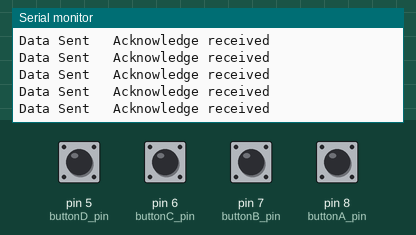
A sketch run on a simulated Arduino Uno, built with avr-gcc and run on an emulated ATmega328P. Parts: the last lines printed to the serial monitor. The inputs (shaded band) are chosen by the test bench; at power-on: pin 5 (buttonD_pin), pin 6 (buttonC_pin), pin 7 (buttonB_pin), pin 8 (buttonA_pin) LOW. No radio packets arrive unless stated.

Above: at 1.2 s.
1.3 s: pin 5 (buttonD_pin) pulled HIGH for 0.15 s
At 1.52 s:
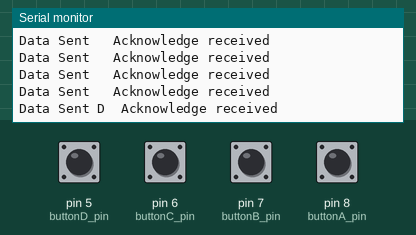
2.9 s: pin 6 (buttonC_pin) pulled HIGH for 0.15 s
At 3.22 s:
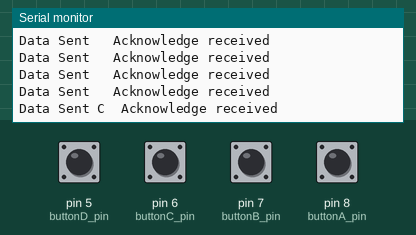
6.0 s: pin 7 (buttonB_pin) pulled HIGH for 0.15 s
At 6.29 s:
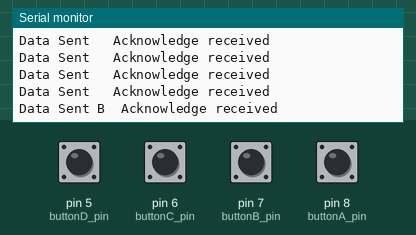
9.1 s: pin 8 (buttonA_pin) pulled HIGH for 0.15 s
At 9.36 s:
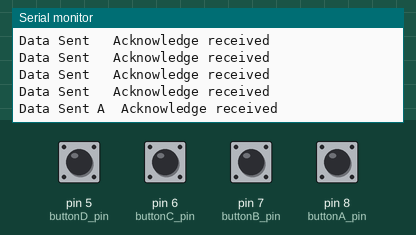
10.7 s: pin 5 (buttonD_pin) driven HIGH and pin 6 (buttonC_pin) driven HIGH
At 11.06 s:
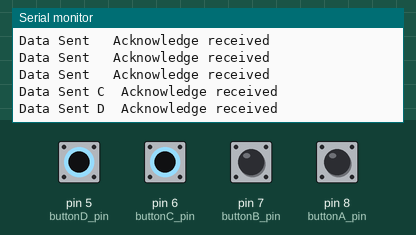

The sketch:

Transmitter_nRF24_v2.ino
```cpp
/*
 * **************SIMPLE TX- MASTER OR TRANSMITTER************

  CE pin is always an input with respect to the 24L01. It is used to control data transmission.
     and reception when in TX and RX modes, respectively.
  CSN stands for chip select not. This is the enable pin for the SPI bus, and it is active low

   nRF24L01 uses SPI interface with Atmega328p or any other microcontroller

   http://www.circuitbasics.com/how-to-set-up-a-keypad-on-an-arduino/
   Date: 03 June 2019
*/


#include <SPI.h>
#include <nRF24L01.h>
#include <RF24.h>
#define CE_PIN  9
#define CSN_PIN 10

const uint64_t pipe01 = 0xE8E8F0F0A1LL;

RF24 radio(CE_PIN, CSN_PIN); // Create a Radio

char txNum = '0';


unsigned long currentMillis;
unsigned long prevMillis;
unsigned long txIntervalMillis = 100; // send once per second
const int buttonA_pin = 8;
const int buttonB_pin = 7;
const int buttonC_pin = 6;
const int buttonD_pin = 5;
bool buttonA = 0, buttonB = 0, buttonC = 0, buttonD = 0;
bool lastButtonStateA = 0;
bool lastButtonStateB = 0;
bool lastButtonStateC = 0;
bool lastButtonStateD = 0;

void setup()
{
  //pinMode(A0, OUTPUT);
  Serial.begin(9600);
  pinMode(buttonA_pin, INPUT);
  pinMode(buttonB_pin, INPUT);
  pinMode(buttonC_pin, INPUT);
  pinMode(buttonD_pin, INPUT);
  Serial.println("SimpleTx Starting");

  radio.begin();
  radio.setDataRate( RF24_250KBPS );
  radio.setRetries(3, 5);                   // delay, count
  radio.openWritingPipe(pipe01);
  radio.setPALevel(RF24_PA_MIN);
}

//====================

void loop()
{
  delay(5);
  //radio.stopListening();

  currentMillis = millis();
  if (currentMillis - prevMillis >= txIntervalMillis)
  {
    send();
    prevMillis = millis();
  }
}

//====================

void send()
{
    String x[1];
    buttonA = digitalRead(buttonA_pin);
    buttonB = digitalRead(buttonB_pin);
    buttonC = digitalRead(buttonC_pin);
    buttonD = digitalRead(buttonD_pin);
    delay(50);
    if (buttonA != lastButtonStateA)           // to write the alphabet only when the state of the button changes
    {
      if (buttonA == HIGH)
      {
        x[0] = ('A');                        //delay(50);
      }
      lastButtonStateA = buttonA;
      radio.write(&buttonA,sizeof(buttonA) );  //sizeof(buttonA)
      delay(10);
      radio.write( &x, sizeof(x));
    }

    else if(buttonB != lastButtonStateB)
    {
      if(buttonB == HIGH)
        {x[0]= 'B';}
        lastButtonStateB = buttonB;
        radio.write(&buttonB, sizeof(buttonB));
         delay(10);
      radio.write( &x, sizeof(x));
    }

    else if(buttonC != lastButtonStateC)
    {
      if(buttonC == HIGH)
        {x[0]= 'C';}
        lastButtonStateC = buttonC;
        radio.write(&buttonC, sizeof(buttonC));
         delay(10);
      radio.write( &x, sizeof(x));
    }

     else if(buttonD != lastButtonStateD)
    {
      if(buttonD == HIGH)
        {x[0]= 'D';}
        lastButtonStateD = buttonD;
        radio.write(&buttonD, sizeof(buttonD));
         delay(10);
      radio.write( &x, sizeof(x));
    }

    bool rslt;
    rslt = radio.write( &x, sizeof(x));
    // Always use sizeof() as it gives the size as the number of bytes.
    // For example if dataToSend was an int sizeof() would correctly return 2

    Serial.print("Data Sent ");
    Serial.print(x[0]);
    //To check whether the data is sent or not
    if (rslt == true)
    {
      Serial.println("  Acknowledge received");
    }
    else
    {
      Serial.println("  Tx failed");
    }
}

//============
```

Measured:
- after the input at 1.3 s, the serial monitor: prints a new line after 0.08 s (image 1)
- after the input at 2.9 s, the serial monitor: prints a new line after 0.18 s (image 2)
- after the input at 6.0 s, the serial monitor: prints a new line after 0.15 s (image 3)
- after the input at 9.1 s, the serial monitor: prints a new line after 0.12 s (image 4)
- after the input at 10.7 s, the serial monitor: prints a new line after 0.07 s (image 5)
